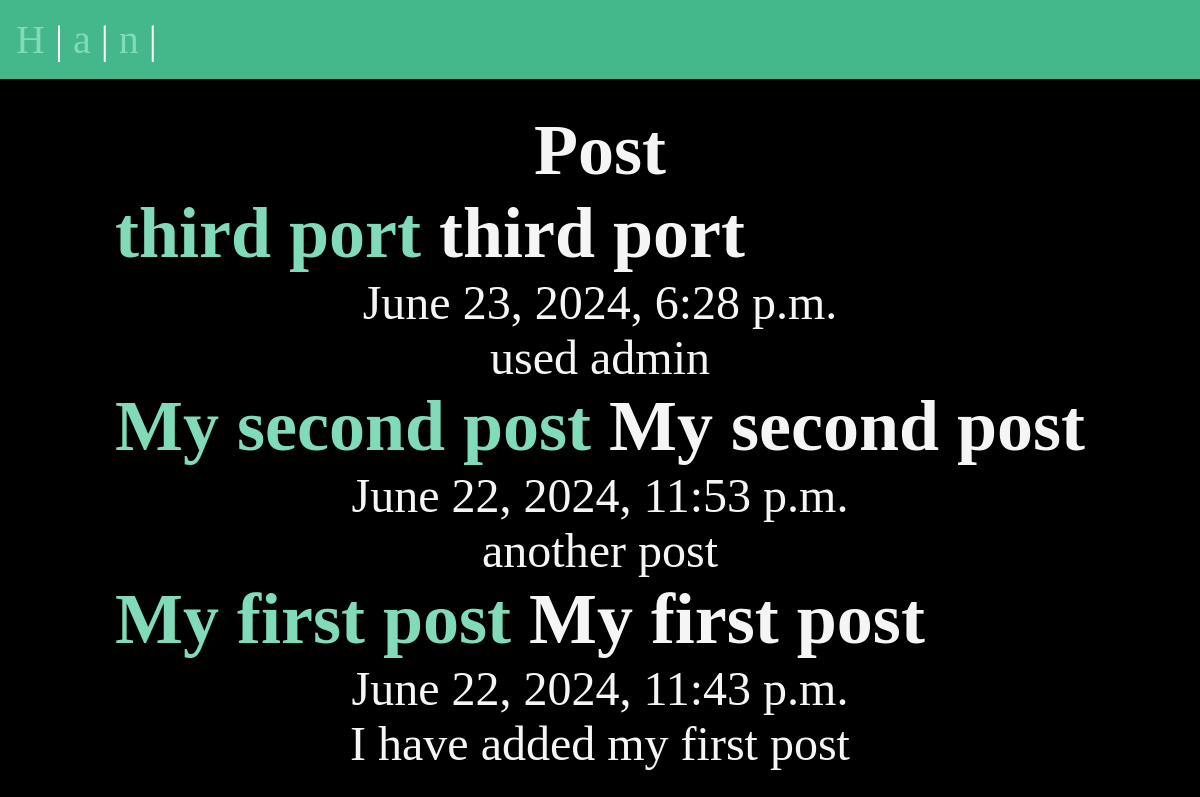
/posts/, run on the app's committed database.
### posts/models.py (models this page shows, shortened)
class Post(models.Model):
    title = models.CharField(max_length=75)
    body  = models.TextField()
    slug = models.SlugField()
    date = models.DateTimeField(auto_now_add=True)
    banner = models.ImageField(default='fallback.png', blank=True)

### posts/views.py (the view)
# urls.py: path('', views.posts_lists, name="list"),
def posts_lists(request):
    posts = Post.objects.all().order_by('-date')
    return render(request, 'posts/posts_list.html', {'posts': posts})

### posts/templates/posts/posts_list.html (shortened to what this page needs)
{% extends "layout.html" %}
{% block content %}
    <section>
        <h1>Post</h1>
        {% for post in posts %}
            <article class="post">
                <h2>
                    <a href="{% url 'posts:page' slug=post.slug %}">
                        {{ post.title }}
                    </a>
                    {{ post.title }}
                </h2>
                <p>{{ post.date }}</p>
                <p>{{ post.body }}</p>
            </article>
        {% endfor %}
    </section>
{% endblock content %}

### static/css/style.css (style rules this page uses)
* { margin: 0; padding: 0; box-sizing: border-box; }
body { min-height: 100vh; background-color: black; color: whitesmoke; font-size: 3rem; display: flex; flex-flow: column; }
h1, p { text-align: center; }
a { text-decoration: none; color: #81dbb8; }

### data on the page
Post: title "third port", date "June 23, 2024, 6:28 p.m.", body "used admin"
Post: title "My second post", date "June 22, 2024, 11:53 p.m.", body "another post"
Post: title "My first post", date "June 22, 2024, 11:43 p.m.", body "I have added my first post"
